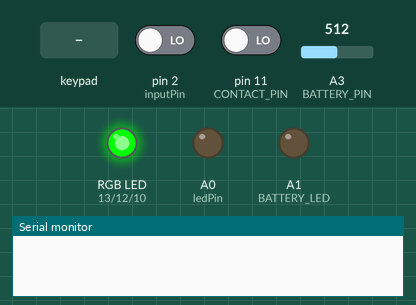
The sketch below on a simulated Arduino Uno, built with avr-gcc and run on an emulated ATmega328P. Parts: an RGB LED mixed from three pins (HIGH = lit), output pins drawn as LEDs (lit = HIGH), the last lines printed to the serial monitor. The test bench sets the inputs (shaded band); at power-on: pin 2 (inputPin) LOW, pin 11 (CONTACT_PIN) LOW, A3 (BATTERY_PIN) = 512.

Above: at 1.2 s.
1.3 s: pin 2 (inputPin) driven HIGH
At 2.3 s:
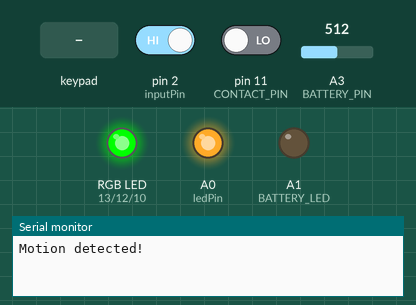
2.8 s: pin 11 (CONTACT_PIN) driven HIGH
At 3.8 s:
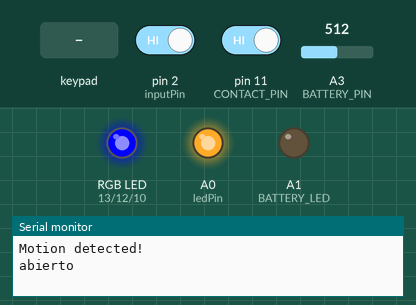
4.3 s: keypad keys 4 3 2 1 pressed 0.4 s apart
At 6.3 s:
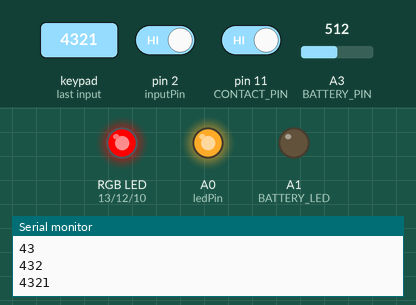
8.0 s: A3 (BATTERY_PIN) set to 243
9.5 s: A3 (BATTERY_PIN) set to 220
At 10.2 s:
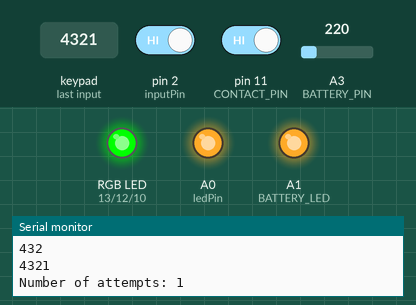
11.0 s: keypad keys 4 3 2 1 # pressed 0.4 s apart
At 34.0 s:
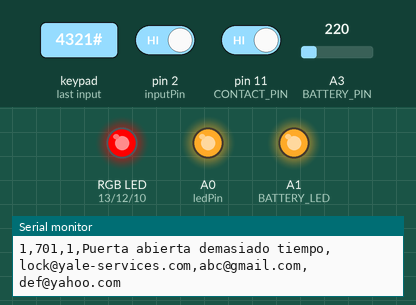
Timing chart, 0 to 34.4 s (numbered marks = the images above; inputs shaded):
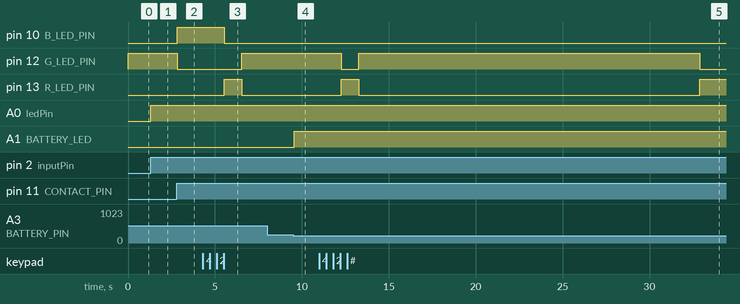

Measured:
- the behaviour switches between 228 and 227 on A3 (BATTERY_PIN) (found by bisection; images 3 and 4)
- after the input at 1.3 s, A0 (ledPin): LOW → HIGH at once
- after the input at 2.8 s, pin 10 (B_LED_PIN): LOW → HIGH at once; pin 12 (G_LED_PIN): HIGH → LOW at once
- after the input at 4.3 s, pin 10 (B_LED_PIN): HIGH → LOW after 1.2 s; pin 12 (G_LED_PIN): LOW → HIGH after 2.2 s; pin 13 (R_LED_PIN): LOW → HIGH after 1.2 s, → LOW 1.0 s later
- after the input at 8.0 s, every drawn part: stays the same
- after the input at 9.5 s, A1 (BATTERY_LED): LOW → HIGH after 0.05 s
- after the input at 11.0 s, pin 12 (G_LED_PIN): HIGH → LOW after 1.3 s instead of 21.9 s; pin 13 (R_LED_PIN): LOW → HIGH after 1.3 s instead of 21.9 s

The sketch:

Smart-Lock.ino
```cpp
#include <ArduinoJson.h>
#include <Keypad.h>
#include <TimerOne.h>
#include <string.h>


//
int tHeartBeat =0;
String id ="1";
String recidencia ="1";
String apto="701";
String alarma="";
// comunicación arduino/ESP8622
#define SIZE_BUFFER_DATA       150
boolean     stringComplete = false;
String      inputString = "";
char        bufferData [SIZE_BUFFER_DATA];
//Minimum voltage required for an alert
const double MIN_VOLTAGE = 1.2;

//Battery indicator
const int BATTERY_LED = A1;

//Battery measure pin
const int BATTERY_PIN = A3;

//Current battery charge
double batteryCharge;


//Specified password
const String KEY = "1234";
const String KEY2 = "4321";
const String KEY3 = "4312";
String KEYS[20];

// MAILS
String remitente ="lock@yale-services.com";
String correo1="abc@gmail.com";
String correo2="def@yahoo.com";
String correo3="ghi@hotmail.com";
//COntatenar mensaje
String coma = ",";
//alertas
String movimiento = "movimiento";
String fallo ="exceso de intentos de clave";
String bateria ="bateria baja";
String puertaTiempo = "Puerta abierta demasiado tiempo";
String puertaAbierta ="puerta abierta";


//Keypad rows
const byte ROWS = 4;

//Keypad columns
const byte COLS = 3;

//Maximum number of attempts allowed
const byte maxAttempts = 3;

//Keypad mapping matrix
char hexaKeys[ROWS][COLS] = {
  {
    '1', '2', '3'
  }
  ,
  {
    '4', '5', '6'
  }
  ,
  {
    '7', '8', '9'
  }
  ,
  {
    '*', '0', '#'
  }
};

//Keypad row pins definition
byte rowPins[ROWS] = {
  9, 8, 7, 6
};

//Keypad column pins definition
byte colPins[COLS] = {
  5, 4, 3
};

//Keypad library initialization
Keypad customKeypad = Keypad(makeKeymap(hexaKeys), rowPins, colPins, ROWS, COLS);

//Current key variable
String currentKey;
//Door state
boolean open;
//Number of current attempts
byte attempts;
//If the number of current attempts exceeds the maximum allowed
boolean block;
/*
 * PIR sensor tester
 */

int ledPin = A0;                // choose the pin for the LED
int inputPin = 2;               // choose the input pin (for PIR sensor)
int pirState = LOW;             // we start, assuming no motion detected
int val = 0;                    // variable for reading the pin status

/*
 * Button
 */
//Button pin
const int CONTACT_PIN = 11;

//R LED pin
const int R_LED_PIN = 13;

//G LED pin
const int G_LED_PIN = 12;

//B LED pin
const int B_LED_PIN = 10;


//Attribute that defines the button state
boolean buttonState;

//Current time when the button is tapped
long currTime;


void setup() {
KEYS[4]="1234";
  // Iniciamos el monitor serie
  Serial.begin(9600);

  // Ouput pin definition for BATTERY_LED
  pinMode(BATTERY_LED,OUTPUT);

  //Input pin definition for battery measure
  pinMode(BATTERY_PIN,INPUT);

  pinMode(ledPin, OUTPUT);      // declare LED as output
  pinMode(inputPin, INPUT);     // declare sensor as input


  buttonState = false;

  pinMode(R_LED_PIN, OUTPUT);
  pinMode(G_LED_PIN, OUTPUT);
  pinMode(B_LED_PIN, OUTPUT);
  pinMode(CONTACT_PIN,INPUT);

  setColor(0, 255, 0);

  currentKey = "";
  open = false;
  attempts = 0;
  block = false;
 Serial.begin(9600);

}
void loop(){
  motion();
  contact();
  checkBattery();
  password();
  receiveData();
  tHeartBeat++;
  if(tHeartBeat>200){
  heartBeat();
  tHeartBeat=0;
  }
}
void heartBeat(){
  Serial.println("<");
}
//Method that outputs the RGB specified color
void setColor(int redValue, int greenValue, int blueValue) {
  analogWrite(R_LED_PIN, redValue);
  analogWrite(G_LED_PIN, greenValue);
  analogWrite(B_LED_PIN, blueValue);
}

void receiveData() {
  boolean terminado=false;
  while (Serial.available()&&terminado==false) {
    // get the new byte:
    //char inChar = (char)Serial.read();

    // add it to the inputString:
   // inputString += inChar;
    // if the incoming character is a newline, set a flag
    // so the main loop can do something about it:
  //  if (inChar == '\n') {
   //   inputString.toCharArray(bufferData, SIZE_BUFFER_DATA);


    //  Serial.println(inputString);
   // char json[] = "{\"sensor\":\"gps\",\"time\":1351824120,\"data\":[48.756080,2.302038]}";

StaticJsonBuffer<200> jsonBuffer;
  JsonObject& msg = jsonBuffer.parse(Serial);
// cc = change password/create password da =delete all , d1= delete 1
 String accion = msg["accion"];
 String clave = msg["clave"];
 int numero = msg["numero"];
if(accion.equals("cp")){


         KEYS[numero]=clave;
          Serial.println("password changed/created");
        terminado=true;
     }
     if(accion.equals("d1")){


         KEYS[numero]="";;
          Serial.println("password deleted");
        terminado=true;
     }
     if(accion.equals("da")){
  Serial.println(KEYS[4]);
      for(int i=0;i<20;i++){
        KEYS[i]="";


      }
      Serial.println(KEYS[4]);
      Serial.println("all passwords deleted");
      terminado=true;

     }
     if(terminado==true){
      break;
     }
    }
  }
//}

 void motion(){
   val = digitalRead(inputPin);  // read input value
  if (val == HIGH) {            // check if the input is HIGH
    digitalWrite(ledPin, HIGH);  // turn LED ON
    if (pirState == LOW) {
      // we have just turned on
      Serial.println("Motion detected!");

   //Serial.println(recidencia+coma+apto+coma+id+coma+movimiento+coma+remitente+coma+correo1+coma+correo2);
      // We only want to print on the output change, not state
      pirState = HIGH;
    }
  } else {
    digitalWrite(ledPin, LOW); // turn LED OFF
    if (pirState == HIGH){
      // we have just turned of
      //Serial.println("Motion ended!"+"mm");
      // We only want to print on the output change, not state
      pirState = LOW;
    }
  }
 }

 void contact(){
  //Button input read and processing
  if(!buttonState) {
    if(digitalRead(CONTACT_PIN)) {
      currTime = millis();
      buttonState = true;
      setColor(0, 0, 255);
      open = true;
      attempts = 0;

        Serial.println("abierto");
    }
  }
  else {
    if(digitalRead(CONTACT_PIN)) {
      if((millis()-currTime)>=30000) {
        setColor(255, 0, 0);
        Serial.println(recidencia+coma+apto+coma+id+coma+puertaTiempo+coma+remitente+coma+correo1+coma+correo2);

         delay(3000);
      }
    }else{
      setColor(0, 255, 0);
      open = false;
      buttonState = false;
    }
  }

  delay(100);
 }

 void checkBattery(){

  //Value conversion from digital to voltage
  batteryCharge = (analogRead(BATTERY_PIN)*5.4)/1024;


  //Measured value comparison with min voltage required
  if(batteryCharge<=MIN_VOLTAGE) {
    digitalWrite(BATTERY_LED,HIGH);
    //Serial.println("LOW BATTERY");
    //Serial.println(recidencia+coma+apto+coma+id+coma+bateria+coma+remitente+coma+correo1+coma+correo2);
  }
  else {
    digitalWrite(BATTERY_LED,LOW);
  }
 }

 void password(){
  char customKey;

  if(!block) {
    //Selected key parsed;
    customKey = customKeypad.getKey();
  }
  else {
    Serial.println(recidencia+coma+apto+coma+id+coma+fallo+coma+remitente+coma+correo1+coma+correo2);
    setColor(255, 0, 0);
    delay(10000);
    attempts=0;
    block=false;
    setColor(0, 255, 0);

  }

  //Verification of input and appended value
  if (customKey) {
    currentKey+=String(customKey);
    Serial.println(currentKey);
  }

  //If the current key contains '*' and door is open
  if(open && currentKey.endsWith("*")) {
    open = false;
   // Serial.println("Door closed");
    setColor(0, 255, 0);
    currentKey = "";
  }
  //If the current key contains '#' reset attempt
  if(currentKey.endsWith("#")&&currentKey.length()<=KEY.length()) {
    currentKey = "";
   // Serial.println("Attempt deleted");
  }

  //If current key matches the key length
  if (currentKey.length()== KEY.length()) {
    for(int i=0;i<=20;i++){
      if(currentKey==KEYS[i]&&i<20){

      setColor(0, 0, 255);

      open = true;
      //Serial.println("Door opened!!");
      attempts = 0;
      currTime = millis();
      if(open=true) {

        while(open=true){
      if((millis()-currTime)>=10000) {
        setColor(255, 0, 0);
       // Serial.println("door open too much time");
        Serial.println(recidencia+coma+apto+coma+id+coma+puertaTiempo+coma+remitente+coma+correo1+coma+correo2);
         delay(3000);

    customKey = customKeypad.getKey();


  //Verification of input and appended value
  if (customKey) {
    currentKey+=String(customKey);
    Serial.println(currentKey);
  }

  //If the current key contains '*' and door is open
  if(open && currentKey.endsWith("*")) {
    open = false;
    //Serial.println("Door closed");
    setColor(0, 255, 0);
    currentKey = "";
    break;
  }
      }
      }
      }

        Serial.println("sirvio el array");
        Serial.println(i);
        break;
      }
      if (i==20) {
      setColor(255, 0, 0);
      delay(1000);
      attempts++;
      currentKey = "";
      Serial.println("Number of attempts: "+String(attempts));
       setColor(0, 255, 0);
    }
    if(attempts>=maxAttempts) {
    block = true;
  }
    }


  delay(100);

 }
 }
```
